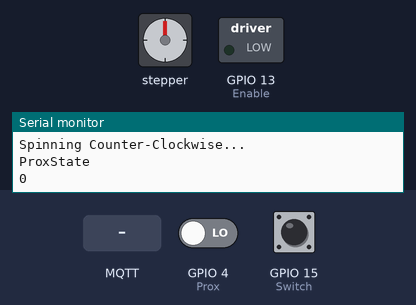
Bench run of a sketch on a simulated ESP8266 (NodeMCU). On the bench: stepper motor, switched loads named in the sketch (green lamp = pin HIGH), the last lines printed to the serial monitor. Inputs (shaded band) come from the test bench; at power-on: GPIO 4 (Prox) LOW, GPIO 15 (Switch) LOW. WiFi joins after 1.5 s; servers stay silent unless stated; no MQTT or app messages arrive unless stated; stepper angles assume 200 steps per turn.

Above: at 0.8 s.
0.9 s: GPIO 4 (Prox) driven HIGH
At 1.3 s:
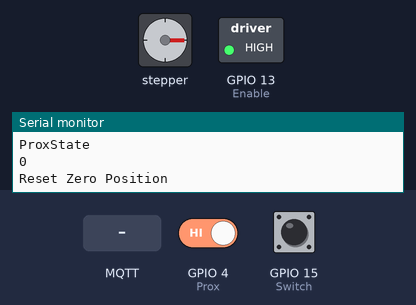
2.5 s: MQTT message "moveToPosition?" arrives on the first subscribed topic
Timing chart, 0 to 5.5 s (numbered marks = the images above; inputs shaded):
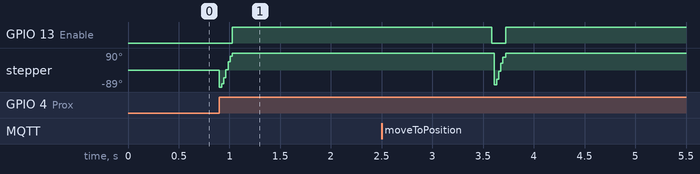

Measured:
- after the input at 0.9 s, GPIO 13 (Enable): LOW → HIGH after 0.13 s; stepper: turns 89° counter-clockwise in 0.00 s, then 179° clockwise in 0.10 s
- after the input at 2.5 s, GPIO 13 (Enable): HIGH → LOW after 1.1 s, → HIGH 0.14 s later; stepper: turns 166° counter-clockwise in 0.00 s, then 166° clockwise in 0.09 s

The sketch:

RailController_V2.ino
```cpp
#include <ESP8266WiFi.h>
#include <PubSubClient.h>
#include "stepperController.h"

const char *ssid = "Whittenwifi";
const char *password = "AmWhitten2016";
const char *mqttServer = "192.168.1.73";
const char *mqttUser = NULL;
const char *mqttPassword = NULL;
int mqttPort = 1883;

WiFiClient espClient;

PubSubClient client(espClient);

stepperController stepperController;
const char *pTopic = "DRK2/response";
const char *sTopic = "DRK2/command";
const char *user = "DRK2";

void wifiConnect()
{
  WiFi.mode(WIFI_STA);
  WiFi.begin(ssid, password);

  // Loops until WiFi is connected
  while (WiFi.status() != WL_CONNECTED)
  {
    delay(500);
    Serial.println("Connecting to WiFi..");
    yield();
  }
  Serial.println("Connected to the WiFi network");
  WiFi.setAutoReconnect(true);
}

void mqttConnect()
{
  // Initialize Mqtt Client
  client.setServer(mqttServer, mqttPort);
  client.setCallback(callback);

  // Loops until Connected to Mqtt Broker/Server
  while (!client.connected())
  {
    Serial.println("Connecting to MQTT...");

    if (client.connect(user, mqttUser, mqttPassword, pTopic, 0, false, "-1"))
    {

      // Change ClientID for each rail
      Serial.println("connected");
    }
    else
    {
      Serial.print("failed with state ");
      Serial.print(client.state());
      delay(1000);
    }
    yield();
  }
  yield();
}

void mqttSubscribe()
{
  while (!client.subscribe(sTopic))
  {
    Serial.println("Subscribing to " + *sTopic);
    yield();
  }
  yield();
}

// Callback fuction for mqtt client
// All Communication Logic goes here
void callback(char *topic, byte *payload, unsigned int length)
{
  String tempMessage = payloadToString(payload, length);
  String message;
  if (tempMessage.startsWith("moveToPosition?"))
  {

    tempMessage.remove(0, tempMessage.indexOf("?") + 1);

    const unsigned int movementParam = tempMessage.toInt();

    Serial.println("Received command to move to " + tempMessage);

    message = stepperController.moveToPosition(movementParam);
  }
  else if (tempMessage.equals("areYouReady"))
  {
    message = "99";
    yield();
  }
  else if (tempMessage.equals("calibrate"))
  {
    message = "99";
    stepperController.calibration();
    yield();
  }
  else if (tempMessage.equals("currentPosition"))
  {
    int position = stepperController.getCurrentPosition();
    message = String(position);
  }
  char messageBuffer[message.length() + 1];
  message = message + '\0';  message.toCharArray(messageBuffer, message.length());
  client.publish(pTopic, messageBuffer);
  yield();
}

// Converts MqttMessage payload to String
String payloadToString(byte *payload, unsigned int length)
{
  String message = "";
  unsigned int i = 0;
  for (i = 0; i < length; i++)
  {
    message = message + (char)payload[i];

    yield();
  }
  message = message + '\0';
  Serial.println(message);
  yield();
  return message;
}

void setup()
{
  Serial.begin(115200);
  stepperController.stepperSetup();
  stepperController.calibration();
  wifiConnect();
  mqttConnect();
  mqttSubscribe();
}

void loop()
{
   if (client.connected() == false){
    wifiConnect();
    yield();
  }
  client.loop();
  yield();
}
```

stepperController.cpp
```cpp
#include <PubSubClient.h>
#include <AccelStepper.h>
#include "stepperController.h"

int RAIL_NUMBER = 2;
#define stepPin 14
#define dirPin 12 // Define a stepper and the pins it will use
#define motorInterfaceType 1
#define GET_VARIABLE_NAME(Variable) (#Variable)
stepperController::stepperController()
{
  stepper = AccelStepper(motorInterfaceType, stepPin, dirPin);
  SwitchState = 0;
  ProxState = 0;
  hasRun = 0;
}

// Getters and Setters
AccelStepper stepperController::getStepper()
{
  return stepper;
}
int stepperController::getProxState()
{
  return ProxState;
}
int stepperController::getSwitchState()
{
  return SwitchState;
}
int stepperController::getHasRun()
{
  return hasRun;
}
int stepperController::getCurrentPosition()
{
  return stepper.currentPosition();
}
void stepperController::setHasRun(int state)
{
  hasRun = state;
}
void stepperController::setProxState(int newProxState)
{
  ProxState = newProxState;
}

// Setups Stepper Motor
void stepperController::stepperSetup()
{
  Serial.println("stepper startup");
  stepper.setMaxSpeed(2000);      // set max speed the motor will turn (steps/second)
  stepper.setAcceleration(20000); // set acceleration (steps/second^2)
  Serial.println(stepper.maxSpeed());
  pinMode(Enable, OUTPUT); // Configure pin 13 (enable pin) as output
  digitalWrite(Enable, HIGH);
  pinMode(Prox, INPUT); // Configure pin D2 (Prox pin) as input
  pinMode(Lock, INPUT); // Configure pin D1 (Lock Signal) as output
  yield();
}

// Moves sled to desired position, publishes result back to User Client
String stepperController::moveToPosition(long positionValue)
{
  Serial.println("In moveToPosition");
  digitalWrite(dirPin, LOW);
  digitalWrite(Enable, LOW);
  String message;

  Serial.println(stepper.maxSpeed());
  stepper.moveTo(positionValue);

  delay(0);

  yield();
  Serial.println("Going to :");
  Serial.print(positionValue);
  while (stepper.distanceToGo() != 0)
  { // Moves phone to lock
    SwitchState = digitalRead(Switch);
    ProxState = digitalRead(Prox);

    // If switch on either side of rail is triggered, run calibration.
    if (ProxState == HIGH || SwitchState == HIGH)
    {
      Serial.println("ProxState: ");
      Serial.println(ProxState);
      Serial.println("SwitchState: ");
      Serial.println(SwitchState);
      calibration();
      yield();
      delay(0);
    }

    stepper.run();
    Serial.println("Moving to lock");
    yield();
    delay(0);
  }

  // Checks if the move was successful.
  if (stepper.currentPosition() == positionValue)
  {
    message = "99";
    yield();
    delay(0);
  }
  else
  {
    message = "-2";
    yield();
    delay(0);
  }
  Serial.println(stepper.currentPosition());
  delay(0);
  yield();
  return message;
}

// Calibration runs once upon reset of ESP
void stepperController::calibration()
{
  digitalWrite(Enable, LOW);
  Serial.println("Spinning Counter-Clockwise...");
  ProxState = digitalRead(Prox);
  Serial.println("ProxState");
  Serial.println(ProxState);
  digitalWrite(dirPin, LOW);
  while (ProxState != HIGH) // view recent arduino forum post section 28 for other motor step options turnMot
  {
    digitalWrite(stepPin, HIGH);
    delayMicroseconds(1000);
    digitalWrite(stepPin, LOW);
    delayMicroseconds(500);
    ProxState = digitalRead(Prox);
    yield(); // keeps the watchdog timer from crashing
  }
  stepper.setCurrentPosition(-50);
  stepper.moveTo(50);
  while (stepper.distanceToGo() != 0) // Moves phone to lock
  {
    stepper.run();
    delay(0);
  }
  Serial.println("Reset Zero Position");
  digitalWrite(Enable, HIGH);
  delay(1000);
  yield();
  hasRun = 1;
}
```

stepperController.h
```cpp
#ifndef stepperController_h
#define stepperController_h
#include <PubSubClient.h>
#include <AccelStepper.h>

class stepperController
{
private:
  AccelStepper stepper;
  const int StepsAcrossRail = 500;
  const int Enable = 13; // Create a variable holding enable pin address
  const int Prox = 4;    // Create variable holding proximity sensor pin address
  const int Lock = 5;    // Create variable holding microstepping pin address
  const int Switch = 15;
  int SwitchState;
  int ProxState;
  int hasRun;

public:
  stepperController();
  void stepperSetup();
  String moveToPosition(long positionValue);
  void calibration();
  int getSwitchState();
  int getProxState();
  int getHasRun();
  int getCurrentPosition();
  AccelStepper getStepper();

  void setProxState(int state);
  void setHasRun(int state);
};
#endif
```
